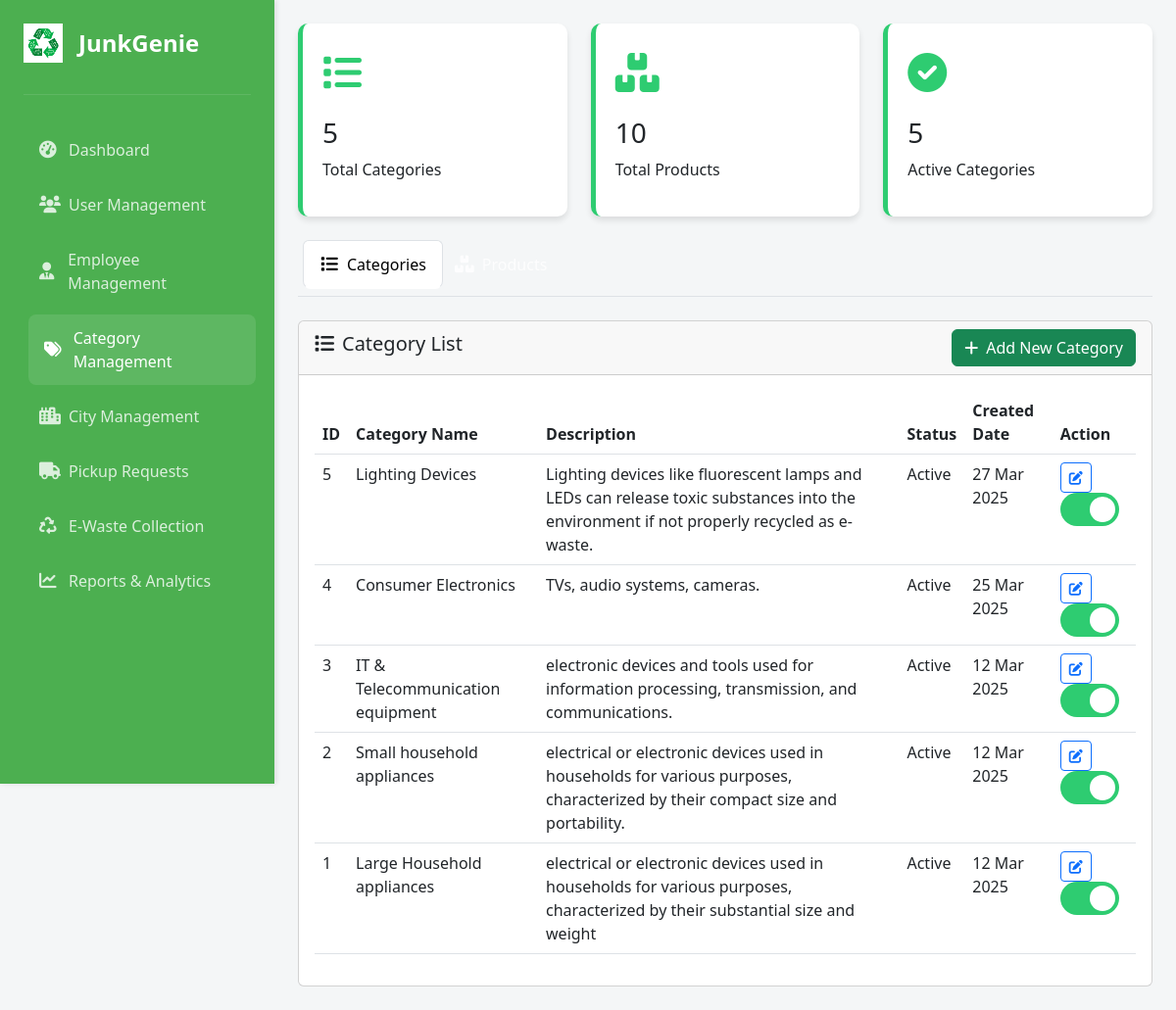
The app's page /categorymanagement.php (signed in) with its own data.
### tables this page shows
CREATE TABLE `category` (
  `category_id` int(11) NOT NULL,
  `category_name` varchar(100) NOT NULL,
  `description` varchar(255) DEFAULT NULL,
  `is_active` tinyint(1) DEFAULT 1,
  `created_at` timestamp NOT NULL DEFAULT current_timestamp(),
  `updated_at` timestamp NOT NULL DEFAULT current_timestamp() ON UPDATE current_timestamp()
);

### categorymanagement.php (the view, shortened to what this page needs)
<?php
require_once 'connect.php';
$query = "SELECT * FROM category ORDER BY created_at DESC";
$result = $conn->query($query);
$product_query = "SELECT p.*, c.category_name FROM products p JOIN category c ON p.category_id = c.category_id ORDER BY p.created_at DESC";
$product_result = $conn->query($product_query);
?>
<!DOCTYPE html>
<html lang="en">
<head>
    <link href="https://cdn.jsdelivr.net/npm/bootstrap@5.3.0-alpha1/dist/css/bootstrap.min.css" rel="stylesheet">
    <link href="https://cdnjs.cloudflare.com/ajax/libs/font-awesome/6.0.0-beta3/css/all.min.css" rel="stylesheet">
</head>
<body>
<?php include 'sidebar.php'; ?>
    <div class="container-fluid p-4 " >
        <div class="row mb-4">
            <div class="col-md-4">
                <div class="stats-card">
                    <div class="stats-icon primary">
                        <i class="fas fa-list"></i>
                    </div>
                    <div class="stats-info">
                        <h3><?php echo $result->num_rows; ?></h3>
                        <p>Total Categories</p>
                    </div>
                </div>
            </div>
            <div class="col-md-4">
                <div class="stats-card">
                    <div class="stats-icon success">
                        <i class="fas fa-boxes"></i>
                    </div>
                    <div class="stats-info">
                        <h3><?php echo $product_result->num_rows; ?></h3>
                        <p>Total Products</p>
                    </div>
                </div>
            </div>
            <div class="col-md-4">
                <div class="stats-card">
                    <div class="stats-icon primary">
                        <i class="fas fa-check-circle"></i>
                    </div>
                    <div class="stats-info">
                        <?php
                        $active_categories = 0;
                        $result->data_seek(0);
                        while($row = $result->fetch_assoc()) {
                            if ($row['is_active']) $active_categories++;
                        }
                        ?>
                        <h3><?php echo $active_categories; ?></h3>
                        <p>Active Categories</p>
                    </div>
                </div>
            </div>
        </div>
        <ul class="nav nav-tabs" id="managementTabs" role="tablist">
            <li class="nav-item" role="presentation">
                <button class="nav-link active" id="categories-tab" data-bs-toggle="tab" data-bs-target="#categories" type="button" role="tab" aria-controls="categories" aria-selected="true">
                    <i class="fas fa-list me-2"></i>Categories
                </button>
            </li>
            <li class="nav-item" role="presentation">
                <button class="nav-link" id="products-tab" data-bs-toggle="tab" data-bs-target="#products" type="button" role="tab" aria-controls="products" aria-selected="false">
                    <i class="fas fa-boxes me-2"></i>Products
                </button>
            </li>
        </ul>
        <div class="tab-content" id="managementTabsContent">
            <div class="tab-pane fade show active" id="categories" role="tabpanel" aria-labelledby="categories-tab">
                <div class="card mt-4">
                    <div class="card-header d-flex justify-content-between align-items-center">
                        <h5><i class="fas fa-list me-2"></i>Category List</h5>
                        <button class="btn btn-success" data-bs-toggle="modal" data-bs-target="#addCategoryModal">
                            <i class="fas fa-plus me-2"></i>Add New Category
                        </button>
                    </div>
                    <div class="card-body">
                        <table id="categoriesTable" class="table table-hover">
                            <thead>
                                <tr>
                                    <th>ID</th>
                                    <th>Category Name</th>
                                    <th>Description</th>
                                    <th>Status</th>
                                    <th>Created Date</th>
                                    <th>Action</th>
                                </tr>
                            </thead>
                            <tbody>
                                <?php
                                $result->data_seek(0);
                                while($row = $result->fetch_assoc()):
                                ?>
                                <tr>
                                    <td><?php echo $row['category_id']; ?></td>
                                    <td>
                                        <span class="fw-medium"><?php echo htmlspecialchars($row['category_name']); ?></span>
                                    </td>
                                    <td><?php echo htmlspecialchars($row['description']); ?></td>
                                    <td>
                                        <span class="status-badge <?php echo $row['is_active'] ? 'status-active' : 'status-inactive'; ?>">
                                            <?php echo $row['is_active'] ? 'Active' : 'Inactive'; ?>
                                        </span>
                                    </td>
                                    <td><?php echo date('d M Y', strtotime($row['created_at'])); ?></td>
                                    <td>
                                        <div class="action-buttons">
                                            <button class="btn btn-sm btn-outline-primary" onclick="editCategory(<?php echo $row['category_id']; ?>)">
                                                <i class="fas fa-edit"></i>
                                            </button>
                                            <label class="status-toggle">
                                                <span class="slider"></span>
                                            </label>
                                        </div>
                                    </td>
                                </tr>
                                <?php endwhile; ?>
                            </tbody>
                        </table>
                    </div>
                </div>
            </div>
        </div>
    </div>
</body>
</html>

### categorymanagement.php (style rules this page uses)
:root { --primary-green: #2ecc71; --secondary-green: #27ae60; --light-green: #d4edda; --dark-green: #155724; --background-soft: #f4f6f7; }
body { background-color: var(--background-soft); font-family: 'Segoe UI', Tahoma, Geneva, Verdana, sans-serif; }
.container-fluid { margin-left: 280px; width: calc(100% - 280px); padding: 20px; transition: all 0.3s ease; }
.stats-card { background: white; border-radius: 10px; padding: 20px; box-shadow: 0 4px 6px rgba(0,0,0,0.1); border-left: 5px solid var(--primary-green); transition: transform 0.3s ease; }
.stats-icon { color: var(--primary-green); font-size: 2.5rem; margin-bottom: 15px; }
.status-toggle { position: relative; display: inline-block; width: 60px; height: 34px; }
.slider { position: absolute; cursor: pointer; top: 0; left: 0; right: 0; bottom: 0; background-color: #ccc; transition: 0.4s; border-radius: 34px; }
.slider:before { position: absolute; content: ""; height: 26px; width: 26px; left: 4px; bottom: 4px; background-color: white; transition: 0.4s; border-radius: 50%; }
input:checked + .slider { background-color: var(--primary-green); }
input:checked + .slider:before { transform: translateX(26px); }

### sidebar.php (style rules this page uses)
.nav-item { margin-bottom: 0.5rem; }
.nav-link { display: flex; align-items: center; padding: 0.75rem 1rem; color: rgba(255, 255, 255, 0.8); text-decoration: none; border-radius: 8px; transition: all 0.3s ease; }
.nav-link:hover, .nav-link.active { background: rgba(255, 255, 255, 0.1); color: white; transform: translateX(5px); }
.nav-link i { width: 20px; margin-right: 10px; font-size: 1.1rem; }

### records on screen
category: category_id "5", category_name "Lighting Devices", description "Lighting devices like fluorescent lamps and LEDs can release toxic substances into the environment if not properly recycled as e-waste.", is_active "Active", created_at "27 Mar 2025"
category: category_id "4", category_name "Consumer Electronics", description "TVs, audio systems, cameras.", is_active "Active", created_at "25 Mar 2025"
category: category_id "3", category_name "IT & Telecommunication equipment", description "electronic devices and tools used for information processing, transmission, and communications.", is_active "Active", created_at "12 Mar 2025"
category: category_id "2", category_name "Small household appliances", description "electrical or electronic devices used in households for various purposes, characterized by their compact size and portability.", is_active "Active", created_at "12 Mar 2025"
category: category_id "1", category_name "Large Household appliances", description "electrical or electronic devices used in households for various purposes, characterized by their substantial size and weight", is_active "Active", created_at "12 Mar 2025"

### other values on screen
$result->num_rows "5"
$product_result->num_rows "10"
$active_categories "5"
